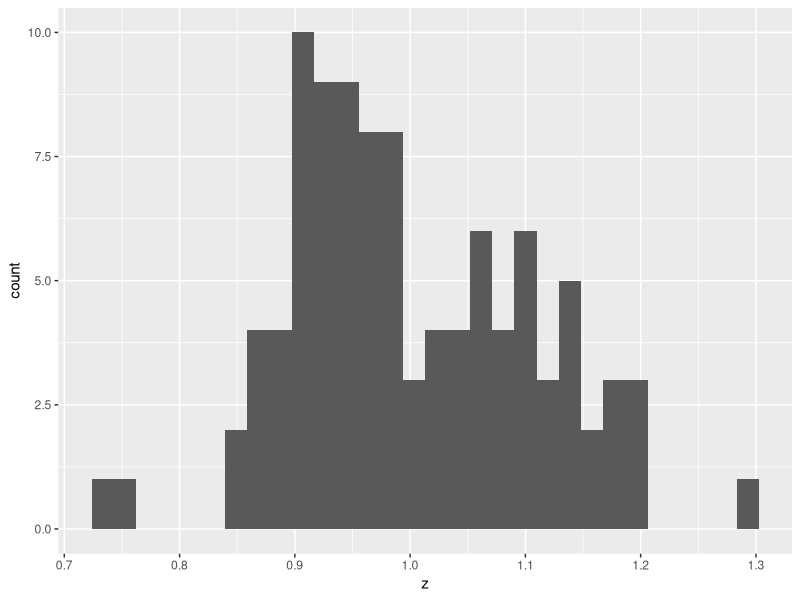
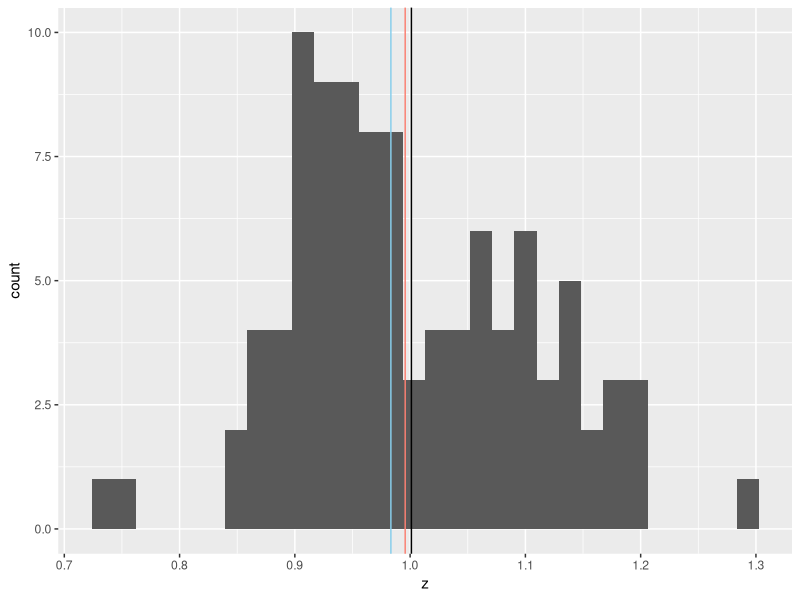
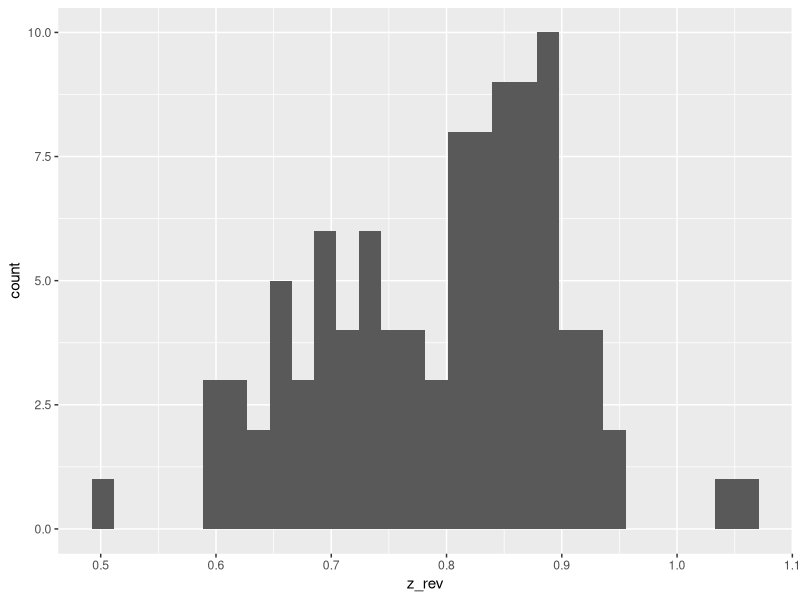
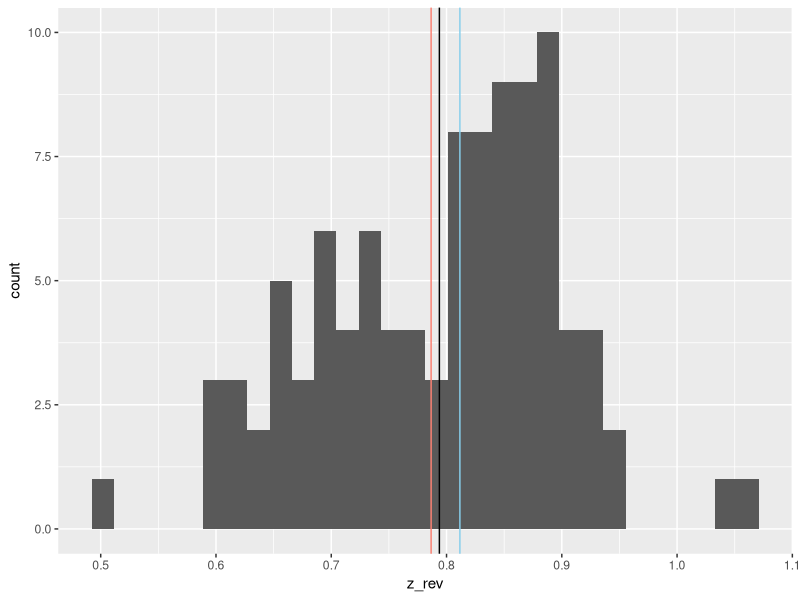

These charts were generated, in order, by the following R code:
#' Descriptive statistics - lab

library(tidyverse)

# central tendency --------------------------------------------------------

# Create a new vector z with length 100 as exp(rnorm(n = 100, mean = 0, sd = 0.1)), and calculate the arithmetic mean, geometric mean, and median of z.

z <- exp(rnorm(n = 100, mean = 0, sd = 0.1))
mu1 <- mean(z) # or sum(z) / length(z)
mu2 <- exp(mean(log(z))) # or prod(z)^(1 / length(z))
mu3 <- median(z)
  
# Draw a histogram of z using functions tibble(), ggplot(), and geom_histogram().

df_z <- tibble(z = z)

(g_hist <- df_z %>% 
  ggplot(aes(x = z)) +
  geom_histogram())

# Draw vertical lines of arithmetic mean, geometric mean, and median on the histogram with different colors using a function geom_vline() .

g_hist +
  geom_vline(xintercept = mu1,
             color = "black") +
  geom_vline(xintercept = mu2,
             color = "salmon") +
  geom_vline(xintercept = mu3,
             color = "skyblue")
  

# Visually compare the values of the central tendency measures with the vertical lines drawn by geom_vline().

## your answer

# Create a new vector z_rev as -z + max(z) + 0.5, and repeat step 1 – 4.

z_rev <- -z + max(z) + 0.5
mu1_r <- mean(z_rev)
mu2_r <- exp(mean(log(z_rev)))
mu3_r <- median(z_rev)

df_zr <- tibble(z_rev = z_rev)

(g_hist_zr <- df_zr %>% 
  ggplot(aes(x = z_rev)) +
  geom_histogram())

g_hist_zr + 
  geom_vline(xintercept = mu1_r) +
  geom_vline(xintercept = mu2_r,
             color = "salmon") +
  geom_vline(xintercept = mu3_r,
             color = "skyblue")


# variation ---------------------------------------------------------------

w <- rnorm(100, mean = 10, sd = 1)
head(w) # show first 10 elements in w

## Convert the unit of w to “milligram” and create a new vector m.

m <- 1000 * w

## Calculate SD and MAD for w and m.

(sd_w <- sqrt(sum((w - mean(w))^2) / length(w)))
(mad_w <- median(abs(w - median(w))))

(sd_m <- sqrt(sum((m - mean(m))^2) / length(m)))
(mad_m <- median(abs(m - median(m))))

## Calculate CV and MAD/Median for w and m.

## should be same!
sd_w / mean(w)
sd_m / mean(m)

mad_w / median(w)
mad_m / median(m)
